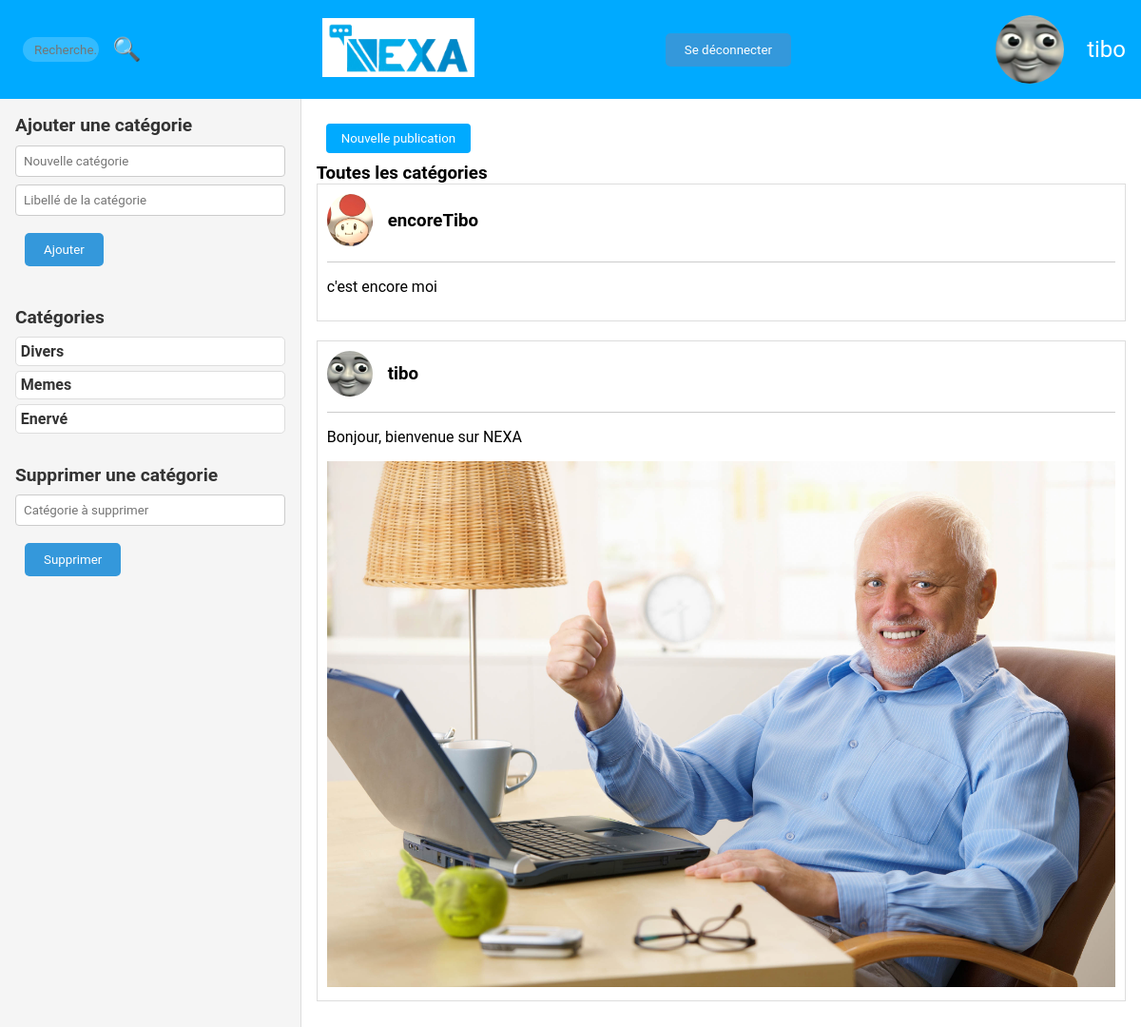
The page /views/dashboard.php (signed in) on the database its author committed.
### tables this page shows
CREATE TABLE "users" (
	"id"	INTEGER NOT NULL,
	"username"	TEXT,
	"email"	TEXT,
	"mdp"	TEXT,
	"codeMDPOublie"	TEXT,
	"pp"	TEXT,
	"is_moderator"	BOOLEAN DEFAULT 0,
	"last_connexion"	DATE,
	"first_connexion"	DATE,
	"codeInscription"	VARCHAR(10), description VARCHAR2(1000),
	PRIMARY KEY("id")
);

CREATE TABLE categorie (
    id INTEGER PRIMARY KEY,
    nom_categorie TEXT NOT NULL
, libelle VARCHAR(255));

CREATE TABLE "Post" (
              id_post INTEGER PRIMARY KEY,
              user TEXT,
              pp TEXT,
              contenu TEXT,
              Time TEXT,
              Like INTEGER DEFAULT 0,  -- Ajoutez la colonne avec la valeur par défaut
              Comment INTEGER,
              partage INTEGER,
              vues INTEGER,
              id_pere INTEGER, image TEXT, categorie VARCHAR(255),
              FOREIGN KEY(user) REFERENCES Users(user),
              FOREIGN KEY(pp) REFERENCES Users(pp)
            );

### ctrl/UserController.php (called while the page is built, shortened)
<?php
require_once $_SERVER['DOCUMENT_ROOT'] . '/models/UserModel.php';
class UserController
{
    public function getUser($email)
    {
        $userModel = new UserModel();
        $user = $userModel->getUserData($email);
        return $user;
    }
}

### models/UserModel.php (called while the page is built, shortened)
<?php
class UserModel
{
    public function connectDB()
    {
        $path = __DIR__ . "/../db/db_nexa.sqlite";
        try {
            $db = new PDO('sqlite:' . $path);
            $db->setAttribute(PDO::ATTR_ERRMODE, PDO::ERRMODE_EXCEPTION);
            return $db;
        } catch (PDOException $e) {
            die('Erreur de connexion à la base de données : ' . $e->getMessage());
        }
    }
    public function getUserData($username)
    {
        $query = "SELECT * FROM users WHERE username = :username";
        $stmt = $this->connectDB()->prepare($query);
        $stmt->bindParam(':username', $username, PDO::PARAM_STR);
        $stmt->execute();
        $user_data = $stmt->fetch(PDO::FETCH_ASSOC);
        return $user_data;
    }
}

### models/CategorieModel.php (called while the page is built, shortened)
<?php
class CategorieModel
{
    public function connectDB()
    {
        $path = __DIR__ . "/../db/db_nexa.sqlite";
        try {
            $db = new PDO('sqlite:' . $path);
            $db->setAttribute(PDO::ATTR_ERRMODE, PDO::ERRMODE_EXCEPTION);
            return $db;
        } catch (PDOException $e) {
            die('Erreur de connexion à la base de données : ' . $e->getMessage());
            session_start();
            $_SESSION["error_message"] = "Connexion impossible a la DB !";
            header('Location: ../index.php');
            exit;
        }
    }
    public function getCategorieAll()
    {
        try {
            $db = $this->connectDB();
            $query = "SELECT * FROM categorie";
            $stmt = $db->query($query);
            $categories = $stmt->fetchAll(PDO::FETCH_ASSOC);
            return $categories;
        } catch (PDOException $e) {
            error_log("Erreur lors de la récupération de toutes les catégories : " . $e->getMessage());
            return [];
        }
    }
}

### ctrl/CategorieController.php (called while the page is built, shortened)
<?php
require_once $_SERVER['DOCUMENT_ROOT'] . '/models/CategorieModel.php';
class CategorieController
{
    public function getCategorieAll()
    {
        $categorieModel = new CategorieModel();
        $result = $categorieModel->getCategorieAll();
        return $result;
    }
}

### ctrl/PostController.php (called while the page is built, shortened)
<?php
require_once $_SERVER['DOCUMENT_ROOT'] . ('/models/PostModel.php');
class PostController
{
    public function getPostsAll($user)
    {
        $postModel = new PostModel();
        $posts = $postModel->getPostsAll($user);
        return $posts;
    }
}

### models/PostModel.php (called while the page is built, shortened)
<?php
class PostModel
{
    public function connectDB()
    {
        $path = __DIR__ . "/../db/db_nexa.sqlite";
        try {
            $db = new PDO('sqlite:' . $path);
            $db->setAttribute(PDO::ATTR_ERRMODE, PDO::ERRMODE_EXCEPTION);
            return $db;
        } catch (PDOException $e) {
            die('Erreur de connexion à la base de données : ' . $e->getMessage());
            session_start();
            $_SESSION["error_message"] = "Connexion impossible a la DB !";
            header('Location: ../index.php');
            exit;
        }
    }
    public function getPostsAll($user)
    {
        $query = "SELECT Post.*, (SELECT COUNT(*) FROM Likes WHERE Likes.post_id = Post.id_post) as LikeCount, (SELECT COUNT(*) FROM Likes WHERE Likes.post_id = Post.id_post AND Likes.user = :user) as user_liked, Users.pp AS user_pp FROM Post LEFT JOIN Users ON Post.user = Users.username WHERE id_pere IS NULL ORDER BY Time DESC";
        $stmt = $this->connectDB()->prepare($query);
        $stmt->bindParam(':user', $user);
        $stmt->execute();
        $posts = $stmt->fetchAll();
        return $posts;
    }
}

### views/dashboard.php (the view, shortened to what this page needs)
<?php
$user = isset($_SESSION['username']) ? $_SESSION['username'] : 'err_user';
require_once('../ctrl/UserController.php');
$userCtrl = new UserController();
$user_data = $userCtrl->getUser($user);
require_once('../ctrl/PostController.php');
if (isset($_GET['category'])) {
    $categorie = $_GET['category'];
    $postCtrl = new PostController();
    $posts = $postCtrl->getPostsByCategory($categorie, $user);
    require_once('../ctrl/CategorieController.php');
    $categorieCtrl = new CategorieController();
    $categorieLibelle = $categorieCtrl->getLibelleCategorie($categorie);
} elseif (isset($_GET['scearch'])) {
    $contenu = $_GET['scearch'];
    $postCtrl = new PostController();
    $posts = $postCtrl->getPostsByContenu($contenu, $user);
} else {
    $postCtrl = new PostController();
    $posts = $postCtrl->getPostsAll($user);
    $categorieLibelle = "Toutes les catégories";
}
require_once('../ctrl/CategorieController.php');
$categorieCtrl = new CategorieController();
$categorie_fetch = $categorieCtrl->getCategorieAll();
$categorieLeftPannel = $categorie_fetch;
$is_moderator = $user_data['is_moderator'];
?>
<!DOCTYPE html>
<html lang="fr">
<head>
    <link rel="stylesheet" href="../css/dashboard.css">
</head>
<body class="dashboard-body">
    <?php include('header.php'); ?>
    <main class="main-content">
        <section class="left-panel">
            <?php if ($is_moderator == 1): ?>
                <h2 class="section-title">Ajouter une catégorie</h2>
                <form id="addCategoryForm" class="category-form" action="../Categorie/ajouterCategorie" method="post">
                    <input type="text" name="nom_categorie" id="newCategory" class="category-input"
                        placeholder="Nouvelle catégorie" required>
                    <input type="text" name="libelle" id="newLibelle" class="category-input"
                        placeholder="Libellé de la catégorie" required>
                    <button type="submit" class="category-button dashboard-button">Ajouter</button>
                </form>
            <?php endif; ?>
            <h2 class="section-title">Catégories</h2>
            <ul id="categoryList" class="category-list">
                <?php
                foreach ($categorieLeftPannel as $categorie): ?>
                    <a href="dashboard.php?category=<?php echo $categorie['nom_categorie']; ?>">
                        <h3 class="category-item">
                            <?php echo $categorie['nom_categorie']; ?>
                        </h3>
                    </a>
                <?php endforeach; ?>
            </ul>
            <?php if ($is_moderator == 1): ?>
                <h2 class="section-title">Supprimer une catégorie</h2>
                <form id="removeCategoryForm" class="category-form" action="../Categorie/removeCategorie" method="post">
                    <input type="text" name="nom_categorie" id="newCategory" class="category-input"
                        placeholder="Catégorie à supprimer" required>
                    <button type="submit" class="category-button dashboard-button">Supprimer</button>
                </form>
            <?php endif; ?>
        </section>
        <section class="right-panel">
            <button id="ouvrirPublication" class="dashboard-button">Nouvelle publication</button>
            <h3>
                <?php echo $categorieLibelle; ?>
            </h3>
            <?php include('afficherpost.php'); ?>
        </section>
    </main>
</body>
</html>

### views/header.php (shortened to what this page needs)
<link rel="stylesheet" href="../css/header.css">
<header class="header-body">
    <div class="left-header">
        <form method="GET" id="searchForm" class="search-form" action="../Post/getPostsByContenu">
            <div class="left-header">
                <input type="text" id="searchInput" name="contenu" class="search-input" placeholder="Recherche..."
                    required>
                <button id="searchBtn" class="search-btn" type="submit">🔍</button>
            </div>
        </form>
    </div>
    <a href="dashboard.php"><img src="../Images/Logos/Logo_Nexa.png" alt="Logo Nexa" class="logo-img"></a>
    <form action="../User/logout" method="post">
        <input class='button' type="submit" name="logout" value="Se déconnecter">
    </form>
    <div class="user-icon">
        <a href="profil.php" class="username-link"><img src="../<?php echo $user_data['pp']; ?>" alt="Profil"
                class="post-pp post-pp-hover"></a>
        <?php echo $user; ?>
    </div>
</header>

### views/afficherpost.php
<link rel="stylesheet" href="../css/afficherpost.css">
<?php
foreach ($posts as $post): ?>
    <div class="afficherpost">
        <a href="profilViewer.php?user=<?php echo $post['user']; ?>">
            <div class="post">
                <div class="post-header">
                    <img src="../<?php echo $post['user_pp']; ?>" alt="Photo de profil de l'utilisateur"
                        class="post-pp post-pp-hover">
                    <h3 class="post-username">
                        <?php echo $post['user']; ?>
                    </h3>
                </div>
        </a>
        <hr class="post-divider">
        <p class="post-content">
            <?php echo $post['contenu']; ?>
        </p>
        <?php if (!empty($post['image'])): ?>
            <img src="../<?php echo $post['image']; ?>" alt="Photo de profil" class="post-image" />
        <?php endif; ?>
    </div>
<?php endforeach; ?>

### css/dashboard.css (style rules this page uses)
* { font-family: 'Roboto', sans-serif; margin: 0; padding: 0; box-sizing: border-box; }
.dashboard-body a { text-decoration: none; color: #000; }
.dashboard-body { margin: 0; padding: 0; }
.dashboard-body .main-content { display: flex; justify-content: space-between; height: calc(100vh - 3.7em); }
.dashboard-body .left-panel { flex: 1; padding: 1em; border-right: 0.12em solid #ddd; overflow-y: auto; }
.dashboard-body .right-panel { flex: 3; padding: 1em; overflow-y: auto; }
#ouvrirPublication { background-color: #00aaff; color: white; padding: 0.6em 1.2em; border: none; border-radius: 0.3em; cursor: pointer; }
.dashboard-body .left-panel { flex: 1; padding: 1em; border-right: 0.12em solid #ddd; overflow-y: auto; background-color: #f5f5f5; }
.dashboard-body .section-title { font-size: 1.2em; margin-bottom: 0.5em; color: #333; }
.dashboard-body .category-form { margin-bottom: 2em; }
.dashboard-body .category-input { width: 100%; padding: 0.6em; border: 1px solid #ccc; border-radius: 0.3em; margin-bottom: 0.6em; background-color: #fff; color: #333; transition: border-color 0.3s ease; }
.dashboard-body .category-button { background-color: #00aaff; color: #fff; border: none; padding: 0.6em 1.2em; border-radius: 0.3em; cursor: pointer; transition: background-color 0.3s ease-in-out; }
.dashboard-body .category-list { list-style: none; padding: 0; margin-bottom: 2em; }
.dashboard-body .category-item { font-size: 1em; margin: 0; color: #333; padding: 0.3em; background-color: #fff; border: 1px solid #ddd; border-radius: 0.3em; cursor: pointer; transition: background-color 0.3s ease; margin-bottom: 0.3em; }
.dashboard-body .dashboard-button { background-color: #3498db; color: #fff; border: none; padding: 10px 20px; border-radius: 5px; cursor: pointer; margin: 10px; transition: background-color 0.3s ease-in-out; }

### css/header.css (style rules this page uses)
.header-body { background-color: #00aaff; color: white; padding: 1em; display: flex; justify-content: space-between; align-items: center; width: 100%; }
.header-body .left-header { display: flex; align-items: center; }
.header-body .logo-img { width: 10em; background-color: white; padding: 0.3em; text-align: center; }
.header-body .search-btn, .header-body .search-input { margin-left: 0.6em; }
.header-body .search-btn { background: none; border: none; color: white; font-size: 1.5em; cursor: pointer; }
.header-body .search-input { width: 6em; height: 2em; border: none; border-radius: 1em; padding-left: 0.9em; background: rgba(255, 255, 255, 0.2); color: white; transition: width 0.4s ease, background 0.4s ease; outline: none; }
.header-body .user-icon { font-size: 1.5em; display: flex; align-items: center; }
.header-body .username-link { display: flex; align-items: center; color: white; text-decoration: none; margin-left: 0.6em; }
.header-body .button { background-color: #3498db; color: #fff; border: none; padding: 10px 20px; border-radius: 5px; cursor: pointer; margin: 10px; transition: background-color 0.3s ease-in-out; }
.header-body .post-pp { width: 3em; height: 3em; border-radius: 50%; margin-right: 1em; }

### css/afficherpost.css (style rules this page uses)
.afficherpost .post { border: 1px solid #ddd; padding: 10px; margin-bottom: 20px; }
.afficherpost .post img { max-width: 100%; height: auto; }
.afficherpost .post p { font-size: 16px; }
.afficherpost .post-header { display: flex; align-items: center; margin-bottom: 1em; }
.afficherpost .post-pp { width: 3em; height: 3em; border-radius: 50%; margin-right: 1em; }
.afficherpost .post-username { font-weight: bold; }
.afficherpost .post-divider { margin-bottom: 1em; border: 0; border-top: 1px solid #ccc; }
.afficherpost .post-content { margin-top: 1em; margin-bottom: 1em; }
.afficherpost .post-image { max-width: 65vw; max-height: 65vh; }

### rows shown on the page
users: pp (picture)
categorie: nom_categorie "Divers"
categorie: nom_categorie "Memes"
categorie: nom_categorie "Enervé"
post: shows a picture, user "encoreTibo", contenu "c'est encore moi"
post: shows a picture, user "tibo", contenu "Bonjour, bienvenue sur NEXA", image (picture)

### other values the page prints
$user "tibo"
$categorieLibelle "Toutes les catégories"
